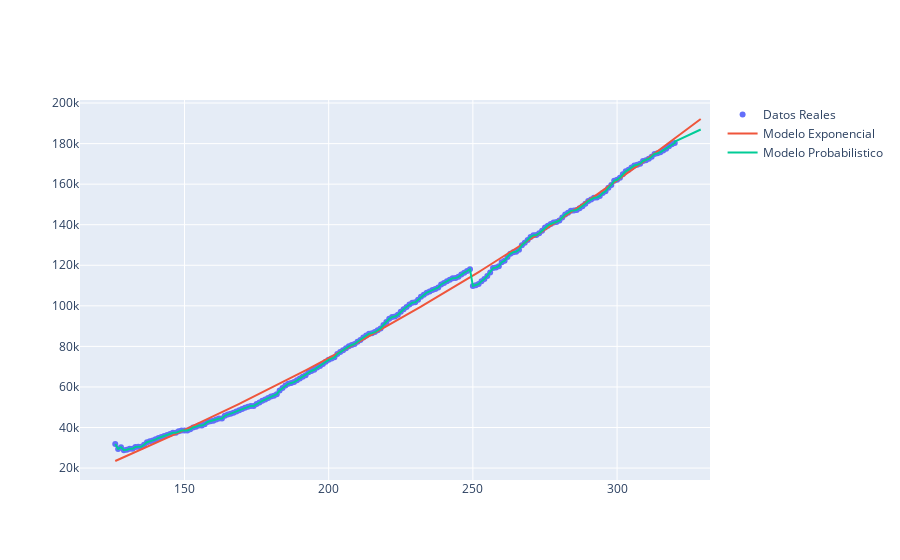

Here is the notebook cell this chart was saved with:
### Code cell
#Modelo Probabilidad
y1 = list(df_t.iloc [:, 1]) # Total casos
x1 = list(df_t.iloc [:, 0]) # Dias
#Prediccion 10 dias
for i in range(x1[-1], x1[-1]+10):
    x1.append(i)
    y1.append(int(y1[-1] + mediana))

#Modelo exponencial
yy = list(df_t.iloc [:, 1]) # Total casos
xx = list(df_t.iloc [:, 0]) # Dias
casos = list(df_t.iloc [:, 1])# Total casos
dias = list(df_t.iloc [:, 0]) # Dias

popt, pcov = curve_fit(func, dias[61:], casos[61:], g)
for i in range(n):
    casos[i] = func(dias[i], popt[0], popt[1], popt[2], popt[3])


#Predecir para 10 dias
pred_x = np.array(list(range(min(dias[61:]),max(dias[61:])+10)))
#  Grafica 1
fig = go.Figure()

fig.add_trace(go.Scatter(y=yy[61:],x=xx[61:],mode='markers',name='Datos Reales'))
fig.add_trace(go.Scatter(y=func(pred_x,*popt),x=pred_x,mode='lines',name='Modelo Exponencial'))
fig.add_trace(go.Scatter(y=y1[61:],x=x1[61:],mode='lines',name='Modelo Probabilistico'))

fig.show()
xa=t[0:len(y)]
#  Grafica 2
fig = plt.figure(figsize=(20, 10))
ax = fig.add_subplot(111,  axisbelow=True)
ax.plot(x1[61:], y1[61:], 'b', alpha=1, lw=1, label='Modelo Probabilistico ')
ax.plot(pred_x, func(pred_x,*popt), 'g', alpha=1, lw=1, label='Modelo Exponencial')
ax.scatter(xx[61:], yy[61:],label="Datos Reales",color="red")
ax.set_xlabel('Tiempo en dias')
ax.set_ylabel('Numero de Personas')

legend = ax.legend()

### Figure 1 — Plotly figure (JSON) as saved in the notebook; plotly's stock layout.template omitted (floating-point values rounded to 4 significant figures; data arrays with more than 128 entries replaced by an {"elided": "..."} marker saying what was removed)
{"data": [{"mode": "markers", "name": "Datos Reales", "type": "scatter", "x": {"elided": "195 int values"}, "y": {"elided": "195 int values"}}, {"mode": "lines", "name": "Modelo Exponencial", "type": "scatter", "x": {"elided": "204 int values"}, "y": {"elided": "204 float values"}}, {"mode": "lines", "name": "Modelo Probabilistico", "type": "scatter", "x": {"elided": "205 int values"}, "y": {"elided": "205 int values"}}], "layout": {}}
